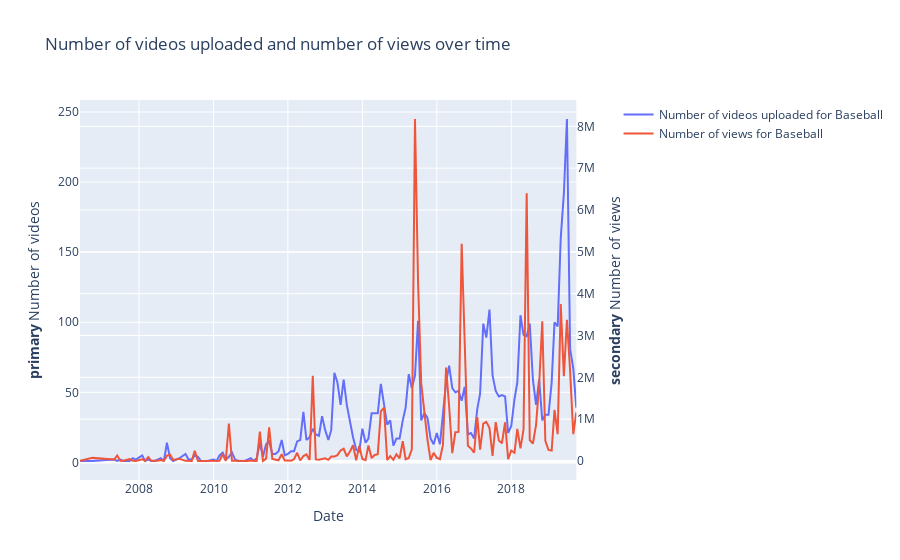

The notebook cell this image was saved under:
### Code cell
path = '../datasets/sport/baseball/'
file_names = get_file_names(path)
df_baseball = create_df(path,file_names)
plot(df_baseball, 'Baseball')

### Figure 1 — Plotly figure (JSON) as saved in the notebook; plotly's stock layout.template omitted (floating-point values rounded to 4 significant figures; data arrays with more than 128 entries replaced by an {"elided": "..."} marker saying what was removed)
{"data": [{"name": "Number of videos uploaded for Baseball", "type": "scatter", "x": {"elided": "147 str values"}, "xaxis": "x", "y": {"elided": "147 int values"}, "yaxis": "y"}, {"name": "Number of views for Baseball", "type": "scatter", "x": {"elided": "147 str values"}, "xaxis": "x", "y": {"elided": "147 int values"}, "yaxis": "y2"}], "layout": {"title": {"text": "Number of videos uploaded and number of views over time"}, "xaxis": {"anchor": "y", "domain": [0, 0.94], "title": {"text": "Date"}}, "yaxis": {"anchor": "x", "domain": [0, 1], "title": {"text": "<b>primary</b> Number of videos"}}, "yaxis2": {"anchor": "x", "overlaying": "y", "side": "right", "title": {"text": "<b>secondary</b> Number of views"}}}}
